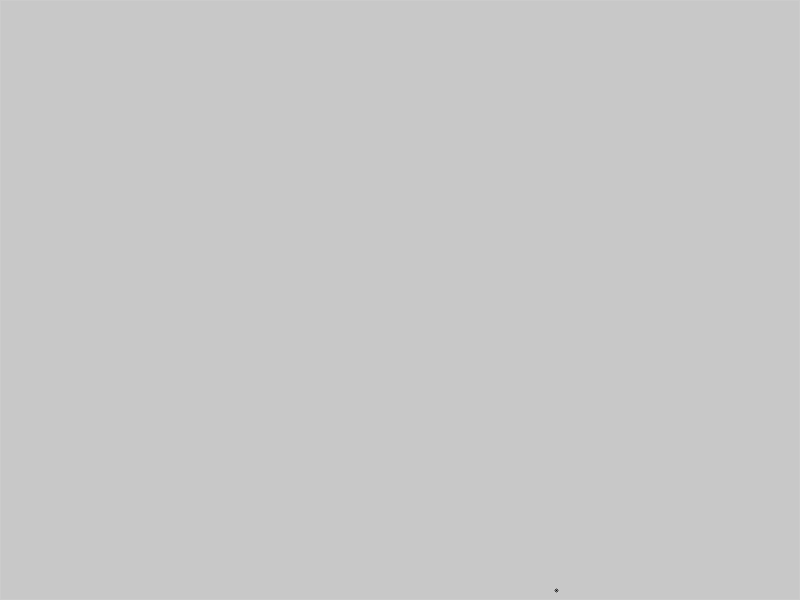
Frame 1 (no input)
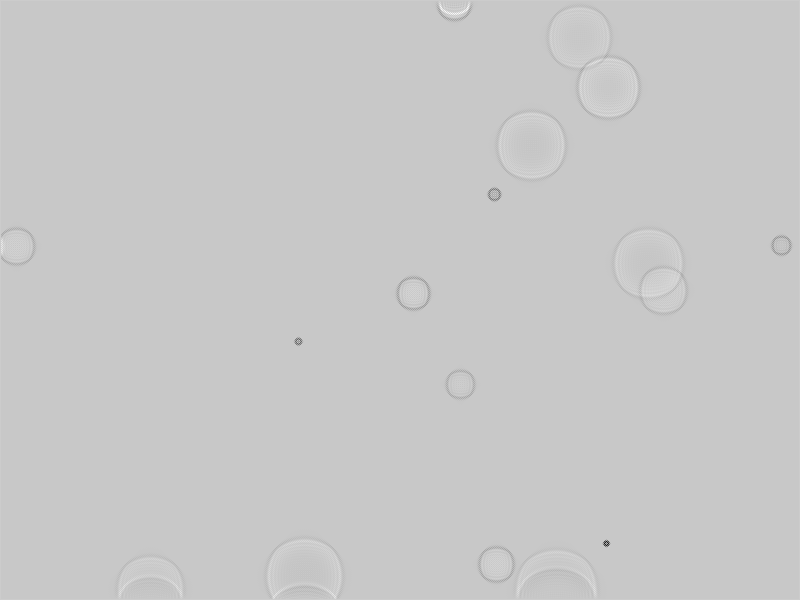
Frame 60 (the mouse pressed at the canvas centre just before this capture)
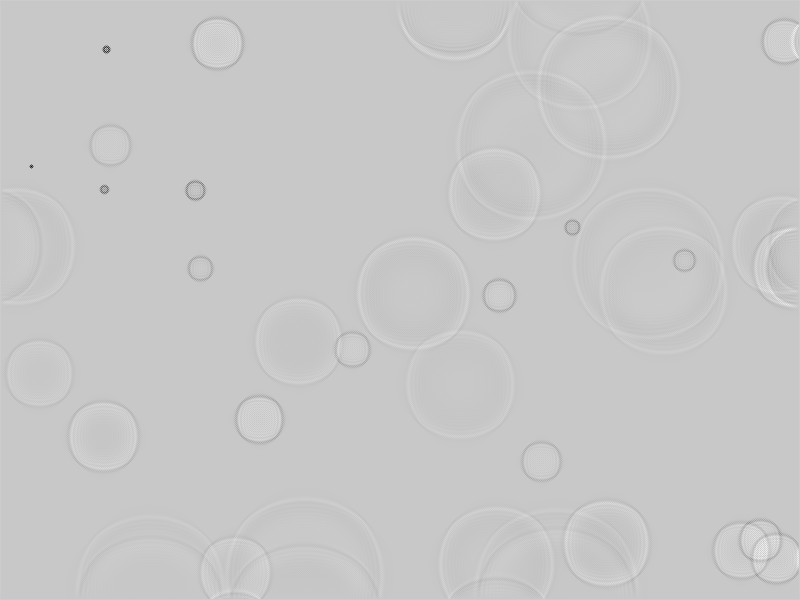
Frame 120 (the mouse held since frame 60 and released just before this capture)

The Processing sketch that drew these frames (run headless with seeded random() and noise(); from frame 60 on, the mouse is pressed at the canvas centre):

// Processing sketch: WaterDroplets
// ── WaterDroplets.pde
double damping = 0.99;
int[][] frame1;
int[][] frame2;
int waveHeight = Integer.MAX_VALUE/1024;
java.util.Random rand;
void setup(){
  size(800, 600);
  frame1 = new int[height][width];
  frame2 = new int[height][width];
  frameRate(60);
  rand = new java.util.Random();
}

void draw(){
  if(rand.nextInt(100) < 30){
    int randY = rand.nextInt(width - 2) + 1;
    int randX = rand.nextInt(height - 2) + 1;
    int randHeight = rand.nextInt(waveHeight/2) + waveHeight/2;
  frame1[randX][randY] = randHeight;
  frame1[randX - 1][randY] = randHeight;
  frame1[randX + 1][randY] = randHeight;
  frame1[randX][randY - 1] = randHeight;
  frame1[randX][randY + 1] = randHeight;
  }
  
  loadPixels();
  for(int i = 1; i < height - 1; i++){
    for(int j = 1; j < width - 1; j++){
      frame2[i][j] = (frame1[i-1][j]+
                      frame1[i+1][j]+
                      frame1[i][j+1]+
                      frame1[i][j-1])/2 - frame2[i][j];
      frame2[i][j]*= damping;
      int index = j + width * i;
      pixels[index] = color(map(frame2[i][j], 0, waveHeight, 200, 0));
    }
  }
  updatePixels();
  
  int[][] temp = frame1;
  frame1 = frame2;
  frame2 = temp;
}
